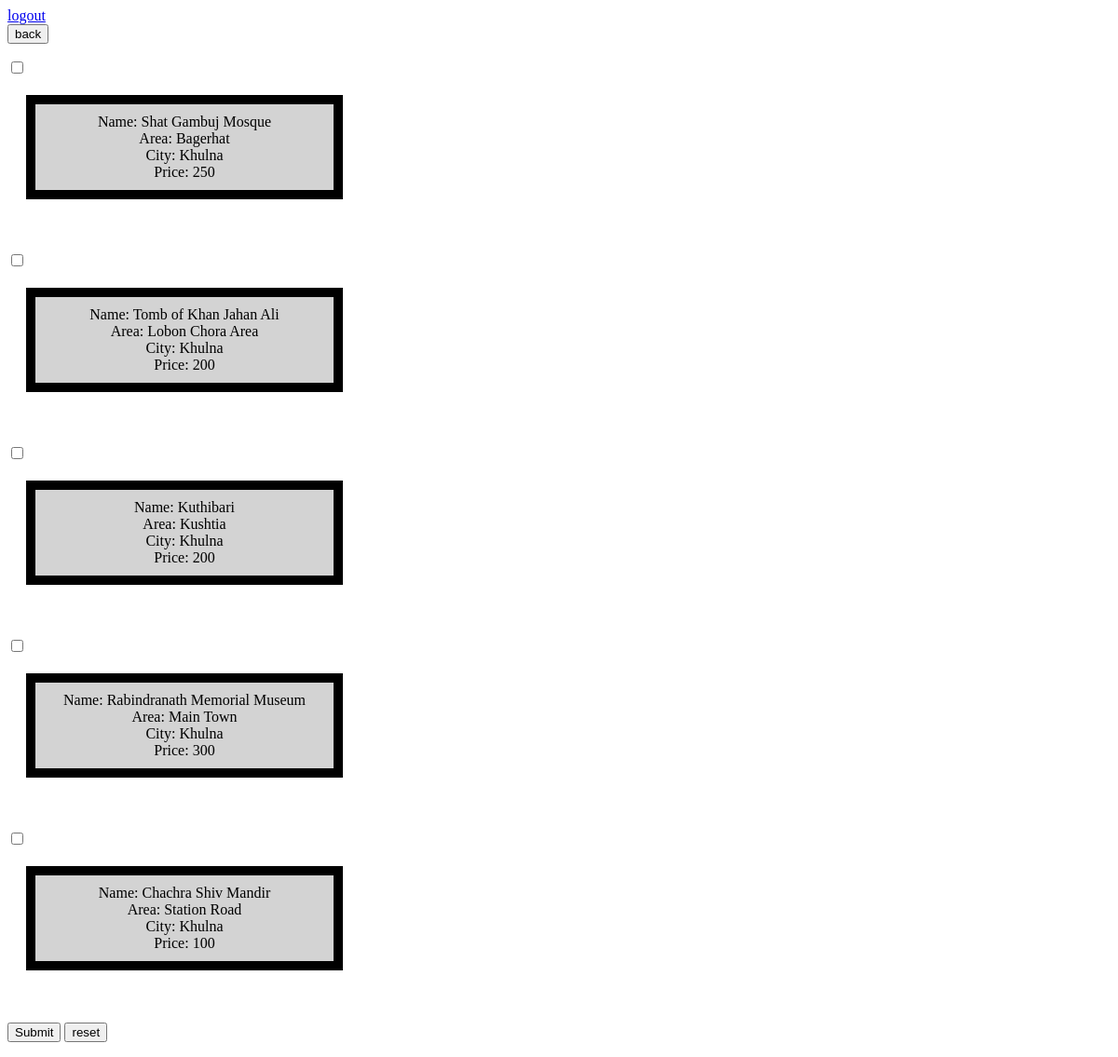
The page /travel/71khulna.php on the database its author committed.
### tables this page shows
CREATE TABLE `tourist_places` (
  `id` int(50) NOT NULL,
  `Name` varchar(225) NOT NULL,
  `Area` varchar(500) NOT NULL,
  `City` varchar(225) NOT NULL,
  `Price` double NOT NULL,
  `pic_id` int(50) DEFAULT NULL
);

### travel/71khulna.php (the view, shortened to what this page needs)
 <a href="70logout1.php">logout  </a>
<form  method="post" action ="7allcity.php">
        <button  >back</button>
        </form>
 <form action="72check.php" method="post">
<?php
include("dbconnection.php");
$query_s= "SELECT * FROM `tourist_places` WHERE `City` = 'Khulna' ";
$run_query  = mysqli_query($con, $query_s);
while($r=mysqli_fetch_assoc($run_query)){    ?>
   <input type="checkbox" name="places[]" value="<?php echo $r['Name']; ?>">   <head>
</head>
<body>
<div align="center">  <?php
     echo "Name: ".$r['Name'] ;  echo "<br>";
                echo   "Area: ".$r['Area'] ; echo "<br>";
                echo   "City: ".$r['City'] ; echo "<br>";
                                    echo   "Price: ".$r['Price'] ; echo "<br>";
    ?> </div>
     </body> </html> <br><br>
 <?php
}
?>
   <input type="submit" name="submit" value="Submit" />
<input type="reset" name="reset" value="reset" />
 </form>

### travel/71khulna.php (style rules this page uses)
div { background-color: lightgrey; width: 300px; border: 10px solid Black; padding: 10px; margin: 20px; }

### rows shown on the page
tourist_places: Name "Shat Gambuj Mosque", Area "Bagerhat", City "Khulna", Price "250"
tourist_places: Name "Tomb of Khan Jahan Ali", Area "Lobon Chora Area", City "Khulna", Price "200"
tourist_places: Name "Kuthibari", Area "Kushtia", City "Khulna", Price "200"
tourist_places: Name "Rabindranath Memorial Museum", Area "Main Town", City "Khulna", Price "300"
tourist_places: Name "Chachra Shiv Mandir", Area "Station Road", City "Khulna", Price "100"
